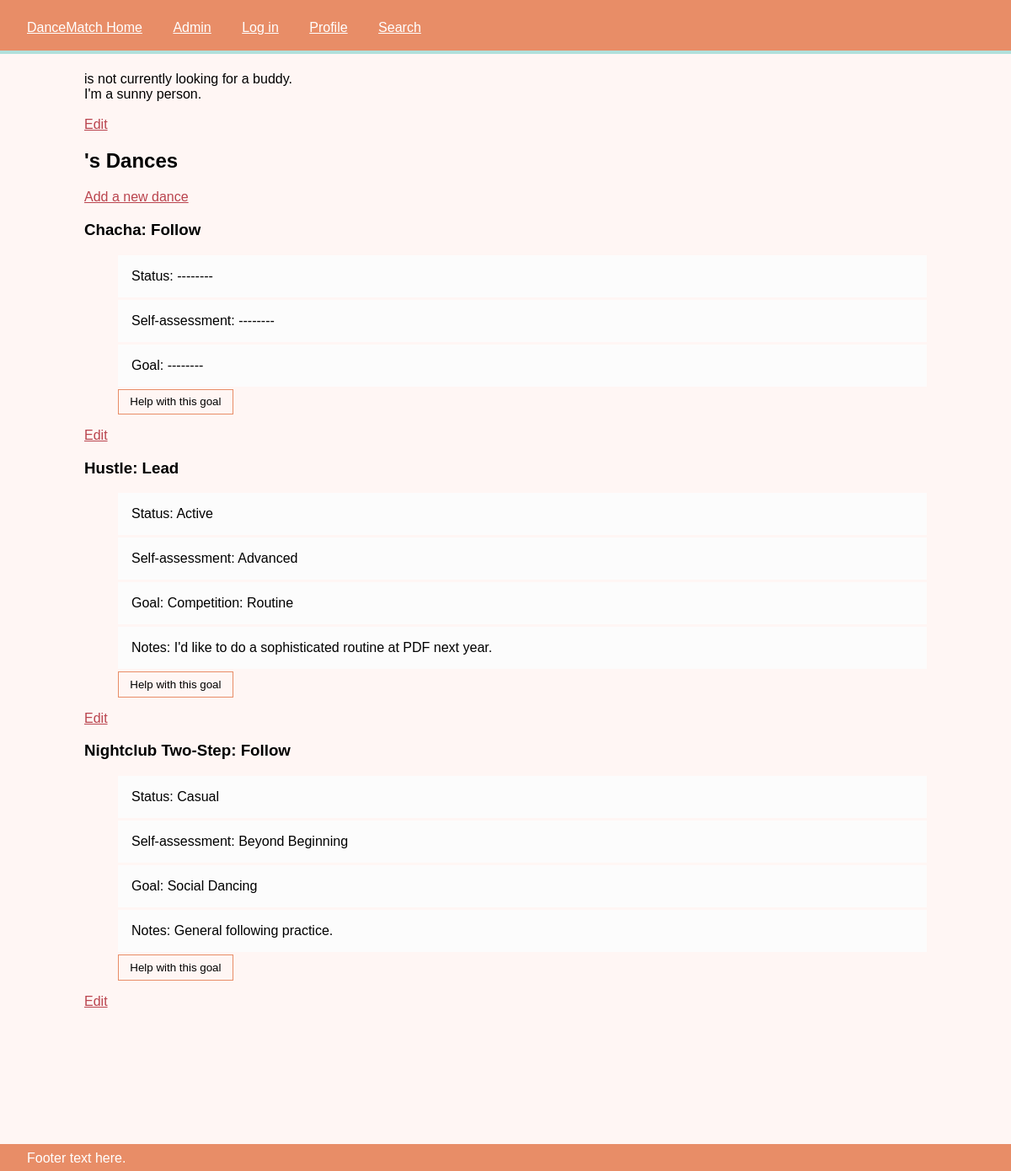
The page /profile/4/ on the database its author committed.
### dancematch_app/models.py (models this page shows, shortened)
class Dancer(models.Model):
    user = models.OneToOneField(User)
    bio = models.TextField()
    img_path = models.CharField(max_length=200, default="/statc/uploads/default.png")

class DancePrefs(models.Model):
    dance = models.ForeignKey(Dance)
    dancer = models.ForeignKey(Dancer)
    role = models.ForeignKey(DanceRole)
    skill_level = models.ForeignKey(SkillLevel, default=1)
    activity = models.ForeignKey(Activity, default=1)
    goal = models.ForeignKey(Goals, default=1)
    notes = models.TextField(blank=True)

class Dance(models.Model):
    name = models.CharField(default='', max_length=200)
    description = models.TextField(blank=True)
    def __str__(self):
        return self.name

class DanceRole(models.Model):
    name = models.CharField(max_length=200)
    def __str__(self):
        return self.name

class Activity(models.Model):
    name = models.CharField(max_length=200)
    def __str__(self):
        return self.name

class SkillLevel(models.Model):
    name = models.CharField(max_length=200)
    def __str__(self):
        return self.name

class Goals(models.Model):
    name = models.CharField(max_length=200)
    def __str__(self):
        return self.name

### dancematch_app/views.py (the view)
# urls.py: url(r'^profile/(?P<dancer_id>[0-9]+)/$', views.profile, name='profile'),
def profile(request, dancer_id):
    dancer = get_object_or_404(Dancer, pk=dancer_id)
    dance_prefs = DancePrefs.objects.filter(dancer=dancer)
    return render(request, 'profile.html', {'dancer': dancer,
                                            'dance_prefs': dance_prefs,
                                            })

### dancematch_app/templates/profile.html (shortened to what this page needs)
{% extends "base_generic.html" %}
{% load staticfiles %}
{% block content %}
{% if dancer.active_member %}
    {{ dancer.name }} is looking for a buddy!
{% else %}
    {{ dancer.name }} is not currently looking for a buddy.
{% endif %}
<div class="bio">
    {{ dancer.bio }}
</div>
<br>
<a href="/edit/{{ dancer.id }}">Edit</a>
<h2>{{ dancer.name }}'s Dances</h2>
<a href="/edit/{{ dancer.id }}/0/">Add a new dance</a>
{% for dance_pref in dance_prefs|dictsort:"dance.name" %}
    <h3>{{ dance_pref.dance }}: {{ dance_pref.role }}</h3>
    <ul class="prefs">
        {% if dance_pref.activity %}
            <li>Status: {{ dance_pref.activity }}</li>
        {% endif %}
        {% if dance_pref.skill_level %}
            <li>Self-assessment: {{ dance_pref.skill_level }}</li>
        {% endif %}
        {%  if dance_pref.goal %}
            <li>Goal: {{ dance_pref.goal }}</li>
        {% endif %}
        {% if dance_pref.notes != '' %}
            <li>Notes: {{ dance_pref.notes }}</li>
        {% endif %}
        {% if dance_pref.activity.name != "Inactive" %}
            <input class="button" type="button" value="Help with this goal"/>
        {% endif %}
    </ul>
    <a href="/edit/{{ dancer.id }}/{{ dance_pref.id }}/">Edit</a>
{% empty %}
    {{ dancer.name }} has not added any dances.
{% endfor %}
{% endblock %}

### dancematch_app/static/styles/style.css (style rules this page uses)
body { background: #fff6f4; padding: 0; margin: 0; font-family: "Trebuchet MS", sans-serif; }
a { color: #ba444e; }
ul { list-style-type: none; }
li { background-color: #fcfcfc; list-style-type: none; border-bottom: 3px solid #fff6f4; padding: 1em; }
button, .button { display: block; padding: 0.5em 1em; border: 1px solid #e88d67; background-color: #fff6f4; }

### rows shown on the page
Dancer: bio "I'm a sunny person."
DancePrefs: dance "Chacha", role "Follow", activity "--------", skill_level "--------", goal "--------"
DancePrefs: dance "Hustle", role "Lead", activity "Active", skill_level "Advanced", goal "Competition: Routine", notes "I'd like to do a sophisticated routine at PDF next year."
DancePrefs: dance "Nightclub Two-Step", role "Follow", activity "Casual", skill_level "Beyond Beginning", goal "Social Dancing", notes "General following practice."
